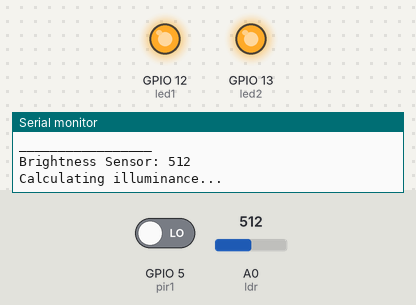
Recording of a sketch running on a simulated ESP8266 (NodeMCU). Parts: output pins drawn as LEDs (lit = HIGH), the last lines printed to the serial monitor. The test bench sets the inputs (shaded band); at power-on: A0 (ldr) = 512, GPIO 5 (pir1) LOW. WiFi joins after 1.5 s; servers stay silent unless stated.

Above: at 2.7 s.
2.8 s: A0 (ldr) set to 593
6.9 s: A0 (ldr) set to 615
At 8.5 s:
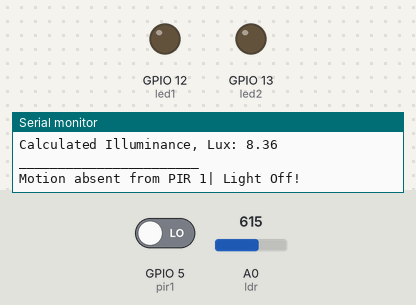
11.0 s: A0 (ldr) set to 590
At 12.2 s:
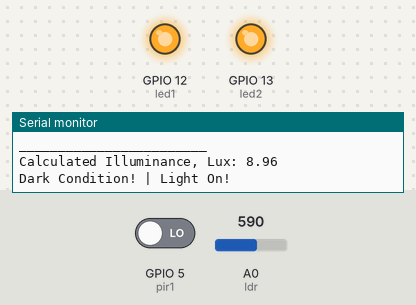
15.1 s: A0 (ldr) set to 610
At 18.5 s:
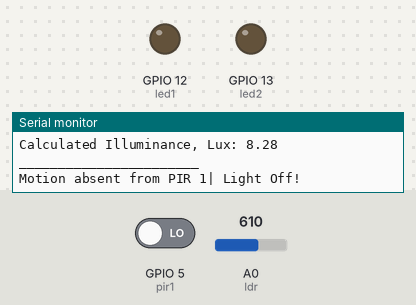
19.2 s: GPIO 5 (pir1) driven HIGH
At 22.2 s:
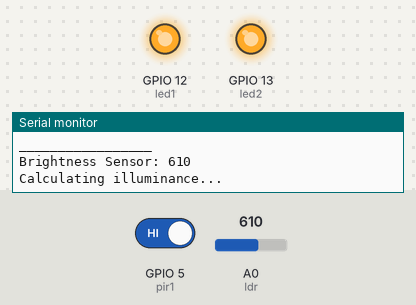
Timing chart, 0 to 23.7 s (numbered marks = the images above; inputs shaded):
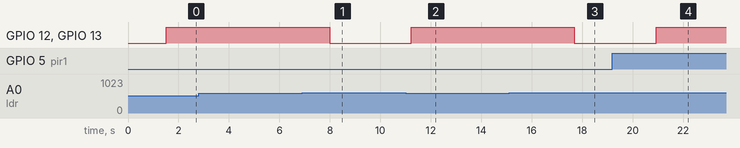

The sketch:

NodeMCUside.ino
```cpp
#include <ESP8266WiFi.h>;
#include <WiFiClient.h>;
#include <ThingSpeak.h>;
#include <math.h>;
#define max_lux 250
                                                  //to connect to Thingspeak channel
WiFiClient client;
unsigned long myChannelNumber = 1802546;                  //channel ID
const char* myWriteAPIKey = "EV3JC25NL5RZWFKZ";           // the Write API Key
const char* ssid = "11B69_MaxisBroadband";                //WiFi name
const char* password = "69744040";                       //WiFI password
const char* server = "api.thingspeak.com";

int ldr = A0;
int led1 = 12; //D6
int led2 = 13; //D7
int pir1 = 5; //D1
int pirState1;
int ldrValue;
int motionstate;
int i;
float lux;

void setup()
{
  pinMode(pir1, INPUT);
  pinMode(ldr, INPUT);

  pinMode(led1, OUTPUT);
  pinMode(led2, OUTPUT);
  Serial.begin(9600);

  delay(10);
  ThingSpeak.begin(client);
  WiFi.begin(ssid, password);

  Serial.println();
  Serial.println();
  Serial.print("Connecting to ");
  Serial.println(ssid);

  WiFi.begin(ssid, password);
  while (WiFi.status() != WL_CONNECTED)
  {
    delay(500);
    Serial.print(".");
  }
  Serial.println("");
  Serial.println("WiFi connected");
}

void loop()
{
  ldrValue = analogRead(ldr);
  lightIntensityLow();
  lightIntensityHigh();

  Serial.println("_________________");
  Serial.print("Brightness Sensor: ");
  Serial.println(ldrValue);
  Serial.println();
  delay(150);


  if (ldrValue == 1024)
  {
    Serial.println("_____________________");
    Serial.print("Maximum LDR, lux limit: ");
    Serial.print(max_lux);
    Serial.println();
    ThingSpeak.writeField(myChannelNumber, 4,max_lux, myWriteAPIKey);
    delay(500);
    }

    else
    {
    Serial.print("Calculating illuminance... ");
    Serial.println();
    delay(500);
    }


  float volt_ldr = ldrValue * (3.3 / 1024);         //voltage across LDR
  Serial.println();
  Serial.print("Voltage form of LDR: ");
  Serial.print("");
  Serial.print(volt_ldr);
  Serial.println("");

  float R_ldr = (33000 / volt_ldr) - 10000;
   Serial.println("____________________");
  Serial.print("Resistance form of LDR: ");
  Serial.print(R_ldr);
  Serial.println();

  float lux = (pow(R_ldr, -0.78)) * (pow(10, 3.934));
  Serial.println("________________________");
  Serial.print("Calculated Illuminance, Lux: ");
  Serial.print(lux);
  Serial.println();

  ThingSpeak.writeField(myChannelNumber, 1,pirState1, myWriteAPIKey);
  ThingSpeak.writeField(myChannelNumber, 2,ldrValue, myWriteAPIKey);
  ThingSpeak.writeField(myChannelNumber, 3,volt_ldr, myWriteAPIKey);
  ThingSpeak.writeField(myChannelNumber, 4,lux, myWriteAPIKey);
  ThingSpeak.writeField(myChannelNumber, 5,R_ldr, myWriteAPIKey);
}


void lightIntensityLow()
{
  if (ldrValue < 600)  //dark
  {
    digitalWrite(led1, HIGH);
    digitalWrite(led2, HIGH);
    Serial.println("Dark Condition! | Light On! ");
    delay(1000);
  }
}


void lightIntensityHigh()
{
 if (ldrValue >= 600) //ldrValue > 600
 {
    pirState1 = digitalRead(pir1);
    if (pirState1 == HIGH)
    {
      digitalWrite(led1, HIGH);
      digitalWrite(led2, HIGH);
      Serial.println("_______________________");
      Serial.println("Motion detected PIR 1| Light On!");
      delay(1000);
    }

    else  // pirState == LOW
   {
     digitalWrite(led1, LOW);
     digitalWrite(led2, LOW);
     Serial.println("_______________________");
     Serial.println("Motion absent from PIR 1| Light Off! ");
     delay(1000);
    }
  }
}
```

Measured:
- the behaviour switches between 599 and 600 on A0 (ldr) (found by bisection; images 0 and 1)
- after the input at 6.9 s, GPIO 12 (led1), GPIO 13 (led2): HIGH → LOW after 1.1 s
- after the input at 11.0 s, GPIO 12 (led1), GPIO 13 (led2): LOW → HIGH after 0.22 s
- after the input at 15.1 s, GPIO 12 (led1), GPIO 13 (led2): HIGH → LOW after 2.6 s
- after the input at 19.2 s, GPIO 12 (led1), GPIO 13 (led2): LOW → HIGH after 1.7 s
